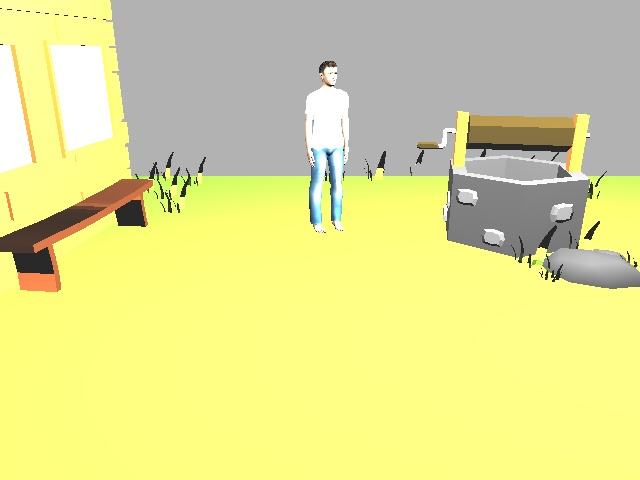
#> input picture src/unit4/src/ROS.jpg, 640 x 480 px, found by its file name
$ python exercise4_1.py
#> lines starting #> are read from the running program, lines starting #| are printed output that depends on the picture; pictures that were not available may be replaced by others from this repository, and a replacement may not be noted
#!/usr/bin/env python

import cv2
#import matplotlib.pyplot as plt
import numpy as np

image_1 = cv2.imread('/home/user/catkin_ws/src/opencv_for_robotics_images/Unit_4/Course_images/ROS.jpg',1)
#> image_1 is the input picture: shape (480, 640, 3); mean B, G, R 145.1, 222.8, 223.1
image_2 = cv2.imread('/home/user/catkin_ws/src/opencv_for_robotics_images/Unit_4/Course_images/ROS2.jpg',1)
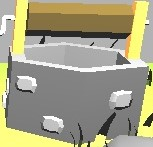
#> input picture src/unit4/src/waterhole.jpg, 153 x 147 px, given in place of ROS2.jpg, which was not available
#> image_2 is the input picture: shape (147, 153, 3); mean B, G, R 132.5, 159.8, 163.4

image_1 = cv2.resize(image_1,(400,600))
#> image_1: shape (600, 400, 3)
image_2 = cv2.resize(image_2,(600,400))
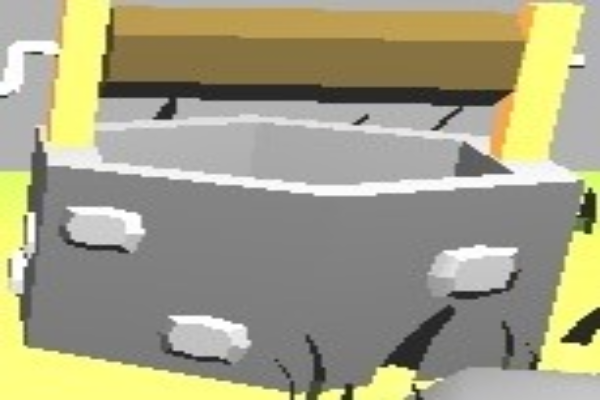
#> image_2: shape (400, 600, 3); mean B, G, R 132.4, 159.8, 163.3

gray_1 = cv2.cvtColor(image_1, cv2.COLOR_RGB2GRAY)
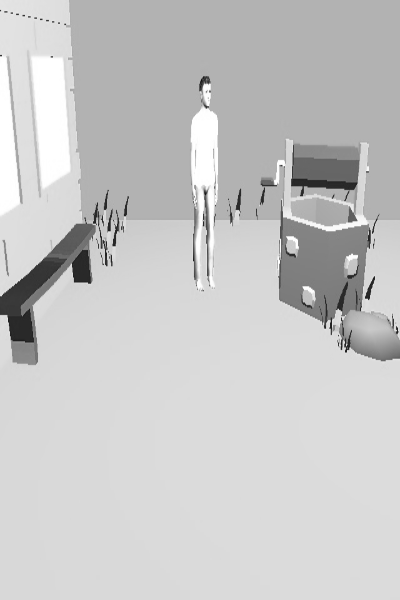
#> gray_1: shape (600, 400); min 14, max 255, mean 199.6
gray_2 = cv2.cvtColor(image_2, cv2.COLOR_RGB2GRAY)
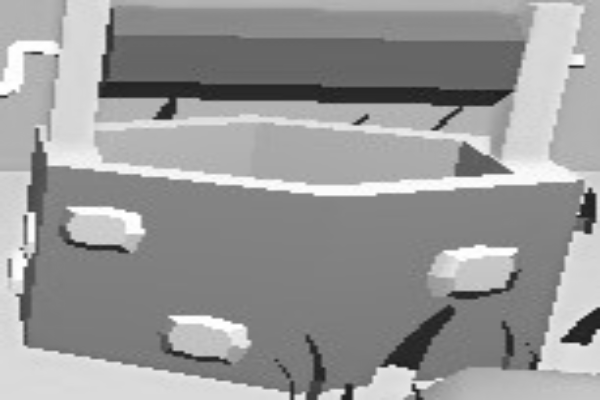
#> gray_2: shape (400, 600); min 24, max 255, mean 152

#Initialize the ORB Feature detector
orb = cv2.ORB_create(nfeatures = 1000)

#Make a copy of th eoriginal image to display the keypoints found by ORB
#This is just a representative
preview_1 = np.copy(image_1)
preview_2 = np.copy(image_2)

#Create another copy to display points only
dots = np.copy(image_1)

#Extract the keypoints from both images
train_keypoints, train_descriptor = orb.detectAndCompute(gray_1, None)
#> train_keypoints = 923 keypoints; strongest (x, y, size): (368, 298, 31), (238, 208, 31), (113, 245, 31), (94, 221, 31)
test_keypoints, test_descriptor = orb.detectAndCompute(gray_2, None)
#> test_keypoints = 867 keypoints; strongest (x, y, size): (562, 340, 37.2), (102, 93, 92.6), (167, 116, 92.6), (158, 113, 92.6)

#Draw the found Keypoints of the main image
cv2.drawKeypoints(image_1, train_keypoints, preview_1, flags = cv2.DRAW_MATCHES_FLAGS_DRAW_RICH_KEYPOINTS)
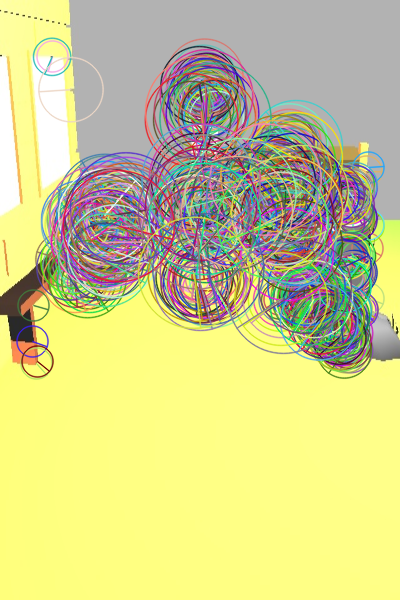
#> preview_1: shape (600, 400, 3); mean B, G, R 140.2, 205.3, 207.6
cv2.drawKeypoints(image_1, train_keypoints, dots, flags=2)
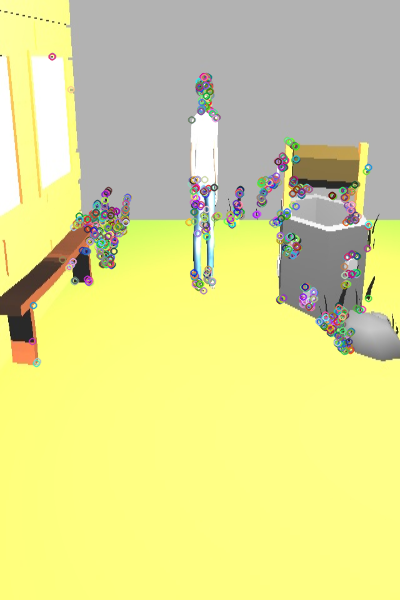
#> dots: shape (600, 400, 3); mean B, G, R 144.6, 221, 221.4

#############################################
################## MATCHER ##################
#############################################

#Initialize the BruteForce Matcher
bf = cv2.BFMatcher(cv2.NORM_HAMMING, crossCheck = True)

#Match the feature points from both images
matches = bf.match(train_descriptor, test_descriptor)
#> matches = 157 matches

#The matches with shorter distance are the ones we want.
matches = sorted(matches, key = lambda x : x.distance)
#Catch some of the matching points to draw
good_matches = matches[:100]
#> good_matches = 100 matches

#Parse the feature points
train_points = np.float32([train_keypoints[m.queryIdx].pt for m in good_matches]).reshape(-1,1,2)
#> train_points = 100 rows, first 8: [296.4, 240], [342, 332.4], [314, 292], [346, 190], [324.9, 314.5], [306, 187], [332.4, 195.6], [303, 287]
test_points = np.float32([test_keypoints[m.trainIdx].pt for m in good_matches]).reshape(-1,1,2)
#> test_points = 100 rows, first 8: [136.9, 214], [169.9, 354.2], [141.8, 223.9], [490.2, 104.5], [450, 294.5], [450.4, 107], [358.3, 119.4], [172.1, 317.3]

#Create a mask to catch the matching points
#With the homography we are trying to find perspectives between two planes
#Using the Non-deterministic RANSAC method
M, mask = cv2.findHomography(train_points, test_points, cv2.RANSAC,5.0)
#> M = [[-0.387, -0.136, 162.4], [-0.255, -0.0823, 105.7], [-0.00239, -0.000828, 1]]; mask = 100 values, max 1 at index 30, min 0 at index 0, mean 0.05

#Catch the width and height from the main image
h,w = gray_1.shape[:2]
#> h = 600; w = 400

#Create a floating matrix for the new perspective
pts = np.float32([[0,0],[0,h-1],[w-1,h-1],[w-1,0] ]).reshape(-1,1,2)
#> pts = [[0, 0], [0, 599], [399, 599], [399, 0]]

#Create the perspective in the result
dst = cv2.perspectiveTransform(pts,M)
#> dst = [[162.4, 105.7], [160.6, 111.8], [163.6, 101.2], [169.8, 83.35]]

#Draw the matching lines
dots = cv2.drawMatches(dots,train_keypoints,image_2,test_keypoints,good_matches, None,flags=2)
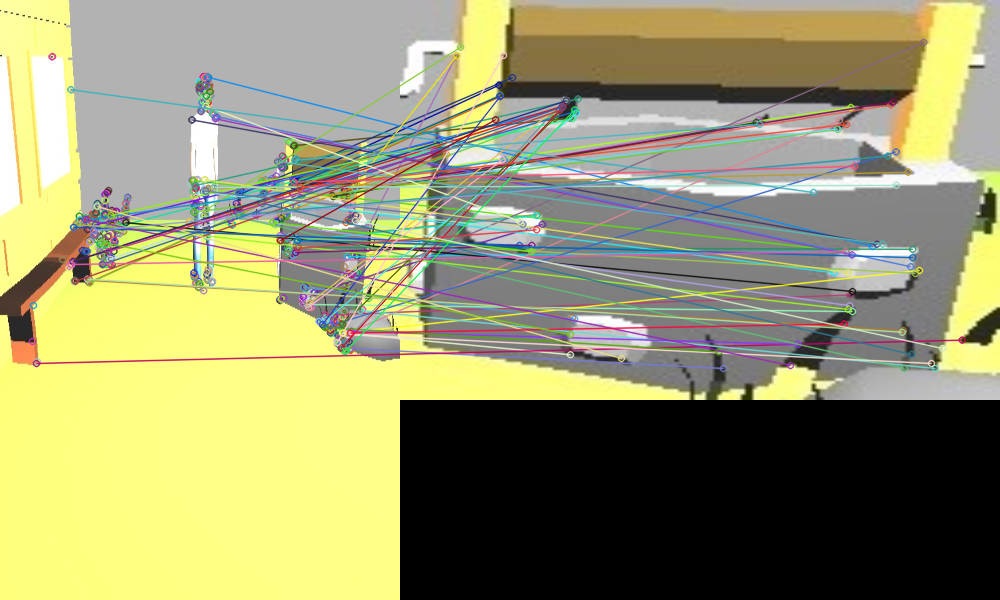
#> dots: shape (600, 1000, 3); mean B, G, R 110.2, 150.3, 151

# Draw the points of the new perspective in the result image (This is considered the bounding box)
result = cv2.polylines(image_2, [np.int32(dst)], True, (50,0,255),3, cv2.LINE_AA)

cv2.imshow('Points',preview_1)
cv2.imshow('Matches',dots)
cv2.imshow('Detection',result)
cv2.waitKey(0)
cv2.destroyAllWindows()
